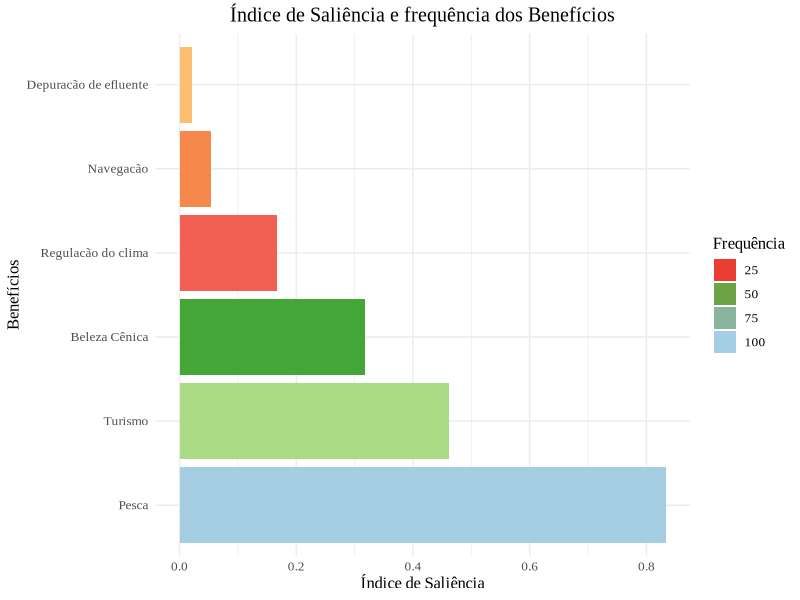

Generate this figure with R: (Note: this script raises an error after producing the figure.)
library(readr)
library(tidyverse)

beneficios_ponto <-
  read_delim(
    #"~/GitHub/analisedocumentos_atas_APAMLN/saliencia/beneficios_ponto.csv",
    "saliencia/beneficios_ponto.csv",
    ";",
    escape_double = FALSE,
    locale = locale(encoding = "ISO-8859-1"),
    trim_ws = TRUE
  )

#grafico com frequencia

beneficios_ponto %>%
  group_by(beneficio) %>%
  mutate(n_total = sum(saliencia)) %>%
  ggplot(aes(
    x = reorder(beneficio, -n_total),
    y = saliencia,
    fill = Frequência
  )) +
  geom_bar(stat = "identity", position = "stack") +
  coord_flip() +
  theme_minimal() +
  labs(y = "Índice de Saliência", x = "Benefícios",
       title = "Índice de Saliência e frequência dos Benefícios") +
  theme(
    plot.title = element_text(hjust = 0.5),
    text = element_text(size = 12,  family = "Times New Roman")
  ) +
  scale_fill_distiller(palette = "Paired", guide = "legend") +
  ggsave(
    "graficos_defesa/grafico_beneficios_ponto.jpg",
    dpi = 600,
    height = 8,
    width = 12
  )
